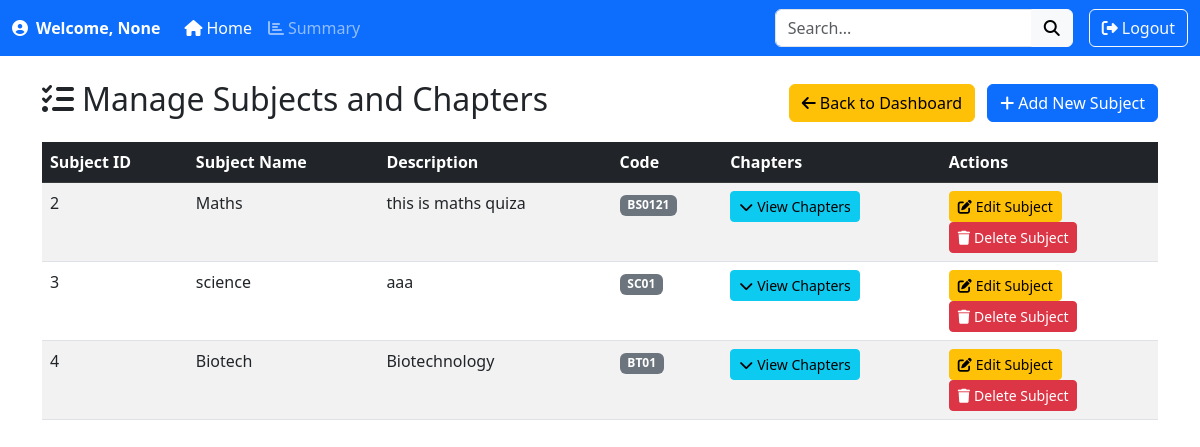
/subjects_management, run on an earlier commit of the app's database.
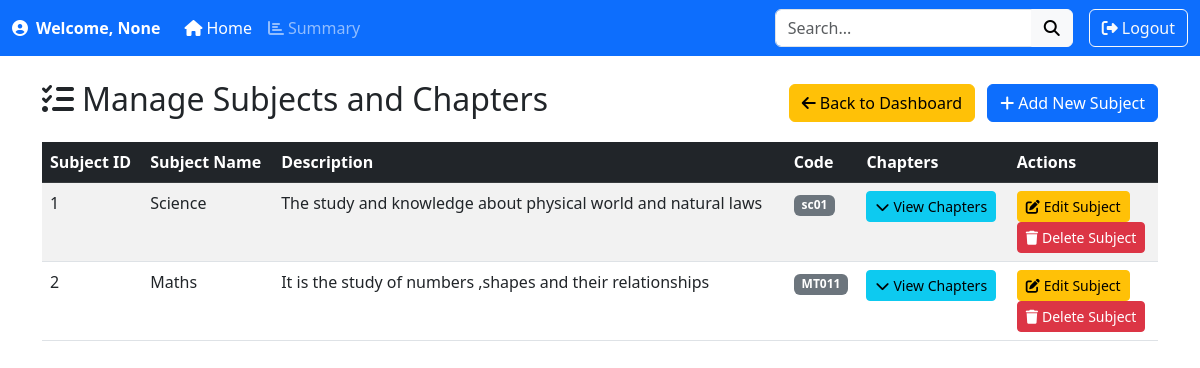
And on a later commit of the database.
### app.py (models this page shows)
class Subject(db.Model):
    id=db.Column(db.Integer,primary_key=True)
    name=db.Column(db.String(150),nullable=False)
    description=db.Column(db.Text,nullable=False)
    code=db.Column(db.String(150),nullable=False)
    chapters=db.relationship('Chapter',back_populates='subject',cascade='all,delete')

### app.py (the view)
@app.route('/subjects_management',methods=['GET','POST'])
def subjects_management():
    subjects=Subject.query.all()
    print(subjects)  # This will log the subjects in the Flask console
    return render_template('subject.html',subjects=subjects)

### templates/subject.html (shortened to what this page needs)
<!DOCTYPE html>
<html lang="en">
<head>
    <link href="https://cdn.jsdelivr.net/npm/bootstrap@5.3.0-alpha3/dist/css/bootstrap.min.css" rel="stylesheet">
    <link rel="stylesheet" href="https://cdnjs.cloudflare.com/ajax/libs/font-awesome/6.4.0/css/all.min.css">
</head>
<body>
    <nav class="navbar navbar-expand-lg navbar-dark bg-primary">
        <div class="container-fluid">
            <span class="navbar-text fw-bold text-white me-3">
                <i class="fas fa-user-circle me-2"></i>Welcome, {{ session.get('username') }}
            </span>
            <div class="collapse navbar-collapse" id="navbarContent">
                <ul class="navbar-nav me-auto mb-2 mb-lg-0">
                    <li class="nav-item">
                        <a class="nav-link active" href="/admin_dashboard"><i class="fas fa-home me-1"></i>Home</a>
                    </li>
                    <li class="nav-item">
                        <a class="nav-link" href="/admin_summary"><i class="fas fa-chart-bar me-1"></i>Summary</a>
                    </li>
                </ul>
                <form class="d-flex me-3" role="search" action="/search_subject" method="GET">
                    <div class="input-group">
                        <input class="form-control" type="search" placeholder="Search..." name="subject_name">
                        <button class="btn btn-light" type="submit"><i class="fas fa-search"></i></button>
                    </div>
                </form>
                <a href="/login" class="btn btn-outline-light"><i class="fas fa-sign-out-alt me-1"></i>Logout</a>
            </div>
        </div>
    </nav>
    <div class="container mt-4">
        <div class="d-flex justify-content-between align-items-center mb-3">
            <h2><i class="fas fa-tasks me-2"></i>Manage Subjects and Chapters</h2>
            <div>
                <a href="/admin_dashboard" class="btn btn-warning me-2"><i class="fas fa-arrow-left me-1"></i>Back to Dashboard</a>
                <button class="btn btn-primary" data-bs-toggle="modal" data-bs-target="#addSubjectModal"><i class="fas fa-plus me-1"></i>Add New Subject</button>
            </div>
        </div>
        <div class="table-responsive">
            <table class="table table-hover table-striped">
                <thead class="table-dark">
                    <tr>
                        <th>Subject ID</th>
                        <th>Subject Name</th>
                        <th>Description</th>
                        <th>Code</th>
                        <th>Chapters</th>
                        <th>Actions</th>
                    </tr>
                </thead>
                <tbody>
                    {% for subject in subjects %}
                    <tr>
                        <td>{{ subject.id }}</td>
                        <td>{{ subject.name }}</td>
                        <td>{{ subject.description }}</td>
                        <td><span class="badge bg-secondary">{{ subject.code }}</span></td>
                        <td>
                            <button class="btn btn-sm btn-info" data-bs-toggle="collapse" data-bs-target="#chapters-{{ subject.id }}">
                                <i class="fas fa-chevron-down me-1"></i>View Chapters
                            </button>
                        </td>
                        <td>
                            <button class="btn btn-sm btn-warning" data-bs-toggle="modal" data-bs-target="#editSubjectModal-{{ subject.id }}">
                                <i class="fas fa-edit me-1"></i>Edit Subject
                            </button>
                            <br>
                            <button class="btn btn-sm btn-danger" data-bs-toggle="modal" data-bs-target="#deleteSubjectModal-{{ subject.id }}">
                                <i class="fas fa-trash me-1"></i>Delete Subject
                            </button>
                        </td>
                    </tr>
                    {% endfor %}
                </tbody>
            </table>
        </div>
    </div>
</body>
</html>

What changed in the data, as far as the page shows it:
removed Subject: id "3", name "science", description "aaa", code "SC01"
removed Subject: id "4", name "Biotech", description "Biotechnology", code "BT01"
added Subject: id "1", name "Science", description "The study and knowledge about physical world and natural laws", code "sc01"
changed Subject "Maths": description "this is maths quiza" → "It is the study of numbers ,shapes and their relationships"; code "BS0121" → "MT011"
